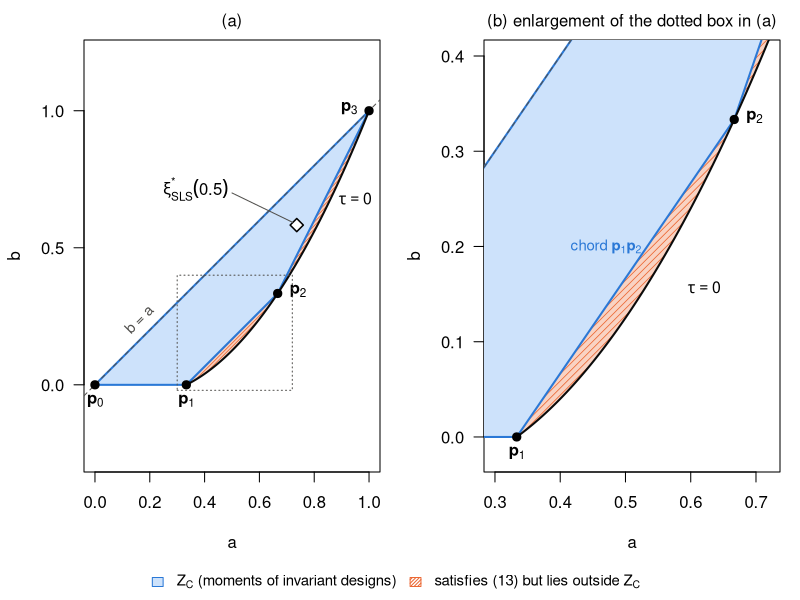

Write R code to recreate this figure.
## =====================================================================
## Figure 1: the moment polygon Z_C and the positive-definiteness region
## (12) for the SRS model on the cube, k = 3.
##   (a) full view;  (b) enlargement of the lower boundary.
## Self-contained: needs base R only. Output: fig_polygon.pdf
## =====================================================================

k  <- 3
tt <- 0.5                                   # skewness parameter for the marked design

## vertices p_l = (l/k, l(l-1)/(k(k-1))), l = 0, ..., k
l <- 0:k
P <- cbind(a = l / k, b = l * (l - 1) / (k * (k - 1)))

## parabola tau = a + (k-1) b - k a^2 = 0, i.e. b = (k a^2 - a)/(k - 1)
par_b <- function(a) (k * a^2 - a) / (k - 1)

## closed-form reduced R-criterion (13) on the cube
logpsi_cube <- function(a, b, k, t) {
  tau <- a + (k - 1) * b - k * a^2
  if (!(0 < b && b < a && a < 1 && tau > 0)) return(Inf)
  d0 <- (a - b + k * (b - a^2 * t)) / ((1 - t) * tau)
  dq <- (1 + (a^2 - b) / tau) / (a - b)
  log(d0) + k * log(dq) - k * log(a) - k * (k - 1) / 2 * log(b)
}

## R-optimal moments for t = tt: minimise (13) over Z_C, parametrising the
## orbit weights by a softmax so that the moments stay in the polygon
obj <- function(v) {
  w <- exp(c(0, v)); w <- w / sum(w)
  z <- drop(w %*% P)
  logpsi_cube(z[1], z[2], k, tt)
}
fit <- optim(rep(0, k), obj, method = "BFGS", control = list(reltol = 1e-14, maxit = 5000))
w <- exp(c(0, fit$par)); w <- w / sum(w)
z <- drop(w %*% P)                          # (a*, b*) = (0.7362, 0.5828)

## colours (fills light, borders saturated) and drawing helpers
blue_f <- "#cde2fb"; blue <- "#2a78d6"
orng_f <- "#f9d3c3"; orng <- "#eb6834"
ink <- "#0b0b0b"; grey <- "#52514e"

panel <- function(xlim, ylim, main, full) {
  plot(NA, xlim = xlim, ylim = ylim, xlab = "a", ylab = "b", las = 1, main = main,
       font.main = 1, cex.main = 1, asp = if (full) 1 else NA)
  ## strips that satisfy (12) but lie outside Z_C: between tau = 0 and the
  ## lower edges p_l p_{l+1}, l = 1, ..., k - 1 (hatched for print/CVD)
  for (j in 1:(k - 1)) {
    aa <- seq(P[j + 1, 1], P[j + 2, 1], length.out = 300)
    chord <- approx(P[(j + 1):(j + 2), 1], P[(j + 1):(j + 2), 2], aa)$y
    xs <- c(aa, rev(aa)); ys <- c(pmax(par_b(aa), 0), rev(chord))
    polygon(xs, ys, col = orng_f, border = NA)
    polygon(xs, ys, density = if (full) 40 else 20, angle = 45, col = orng,
            border = NA, lwd = 0.8)
  }
  polygon(P[, 1], P[, 2], col = blue_f, border = blue, lwd = 2)     # Z_C
  aa <- seq(1 / k, 1, length.out = 400)
  lines(aa, par_b(aa), lwd = 2, col = ink)                          # tau = 0
  abline(0, 1, lty = 2, col = grey)                                 # b = a
  points(P[, 1], P[, 2], pch = 19, cex = 1.1)
  lab <- sapply(l, function(i) as.expression(bquote(bold(p)[.(i)])))
  text(P[, 1], P[, 2], labels = lab, pos = c(1, 1, 4, 2), offset = 0.6, xpd = TRUE)
}

pdf("/Users/wall/Desktop/2026-RSLSERespSur/0-EffCompRoptSRS/fig_polygon.pdf", width = 7.4, height = 4.2)
par(mfrow = c(1, 2), mar = c(4.2, 4.2, 2, 1), oma = c(2.2, 0, 0, 0))

## (a) full view
panel(c(0, 1), c(-0.06, 1), "(a)", TRUE)
points(z[1], z[2], pch = 23, bg = "white", cex = 1.4, lwd = 1.5)
segments(0.50, 0.70, z[1] - 0.015, z[2] + 0.01, col = grey)
text(0.50, 0.70, expression(xi[SLS]^"*" * (0.5)), pos = 2, offset = 0.2)
text(0.95, 0.68, expression(tau == 0), cex = 0.95)
text(0.16, 0.24, "b = a", srt = 45, col = grey, cex = 0.9)
rect(0.30, -0.02, 0.72, 0.40, lty = 3, border = grey)

## (b) enlargement of the dotted box
panel(c(0.30, 0.72), c(-0.02, 0.40), "(b) enlargement of the dotted box in (a)", FALSE)
text(0.58, 0.155, expression(tau == 0), cex = 0.95, pos = 4)
text(0.47, 0.20, expression("chord " * bold(p)[1] * bold(p)[2]), cex = 0.9, col = blue)

## shared legend below both panels
par(fig = c(0, 1, 0, 1), oma = c(0, 0, 0, 0), mar = c(0, 0, 0, 0), new = TRUE)
plot(0, 0, type = "n", bty = "n", xaxt = "n", yaxt = "n")
legend("bottom", horiz = TRUE, bty = "n", cex = 0.9, xpd = TRUE,
       legend = c(expression(Z[C] * " (moments of invariant designs)"),
                  expression("satisfies (13) but lies outside " * Z[C])),
       fill = c(blue_f, orng), density = c(NA, 40), angle = c(0, 45),
       border = c(blue, orng))
dev.off()

cat(sprintf("R-optimal moments for t = %.1f: a = %.6f, b = %.6f\n", tt, z[1], z[2]))
